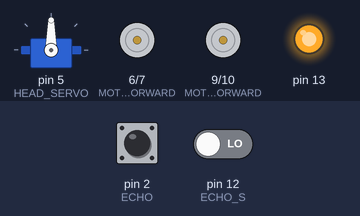
Bench run of a sketch on a simulated Arduino Uno, built with avr-gcc and run on an emulated ATmega328P. Parts: servo, motor-driver pin pairs drawn as motors (green arrow = first pin HIGH = forward, orange = second pin HIGH = backward, longer = more drive), output pins drawn as LEDs (lit = HIGH). The test bench sets the inputs (shaded band); at power-on: pin 2 (ECHO) LOW, pin 12 (ECHO_S) LOW.

Above: at 1.3 s.
1.4 s: pin 2 (ECHO) pulsed HIGH 2 times (0.12 s each, 0.3 s apart)
At 2.2 s:
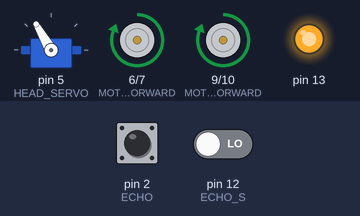
5.3 s: pin 2 (ECHO) pulsed HIGH 5 times (0.12 s each, 0.3 s apart)
At 11.5 s:
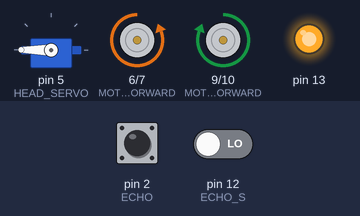
Timing chart, 0 to 17.9 s (numbered marks = the images above; inputs shaded):
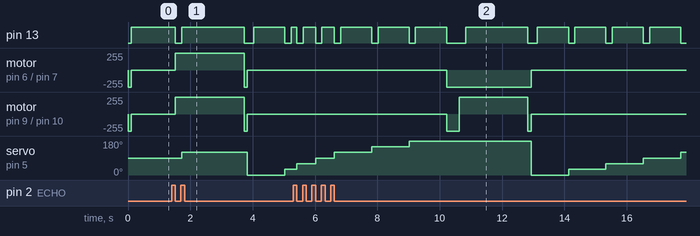

The sketch:

code_.ino
```cpp
//#include <Ultrasonic.h>
#include <Servo.h>
/* arduino atmega puente-h
     6       12      10
     7       13      15
     9       15      7
     10      16      2*/
#define MOTOR_1_FORWARD 6
#define MOTOR_1_BACK 7
#define MOTOR_2_FORWARD 9
#define MOTOR_2_BACK 10
//frente
#define TRIG 3
#define ECHO 2
//suelo
#define TRIG_S 11
#define ECHO_S 12
// el servo
#define HEAD_SERVO 5

#define OBSTRACLE_DISTANCE 17.0
#define SUELO_DISTANCE 18.0
#define TURN_DELAY 200


#define LOG false

//Ultrasonic ultrasonic(TRIG, ECHO);
Servo headServo;

int servoAngle = 90;
int angleStep = 30;

float distance = 0;

void setup()
{
  pinMode(MOTOR_1_FORWARD, OUTPUT);
  pinMode(MOTOR_1_BACK,    OUTPUT);
  pinMode(MOTOR_2_FORWARD, OUTPUT);
  pinMode(MOTOR_2_BACK,    OUTPUT);

  stopMove();

  headServo.attach(HEAD_SERVO);
  pinMode(13,OUTPUT);
  if (LOG) Serial.begin( 9600 );
}

void loop()
{
  updateHeadAngle();

  checkDistance(TRIG_S, ECHO_S);

  moove();

  delay(10);
}

void checkDistance(char trig, char pecho)
{ digitalWrite(13, HIGH);
  distance =  calcula_distance(trig, pecho);
  if (LOG) Serial.println(distance);
  digitalWrite(13,LOW);
}

void moove()
{ if (distance < SUELO_DISTANCE) {
    checkDistance(TRIG, ECHO);
    if ( distance > OBSTRACLE_DISTANCE )
    {
      if (LOG) Serial.println("FORWARD");

      goForward();
      delay(TURN_DELAY);
    } else
    {
      stopMove();
      checkObstracle();
    }
  } else {
    stopMove();
    checkObstracle();
  }
}

void checkObstracle()
{
  int obsLeft  = 0;
  int obsRight = 0;

  // Count the obstacles from left and right side
  for (servoAngle = 0; servoAngle <= 180; servoAngle += 30)
  {
    headServo.write(servoAngle);
    delay(TURN_DELAY);

    checkDistance(TRIG,ECHO);
    if (distance < OBSTRACLE_DISTANCE && servoAngle < 90) obsLeft++;
    else if (distance < OBSTRACLE_DISTANCE) obsRight++;
  }

  if (LOG) Serial.print("TURN");

  if (obsLeft && obsRight)
  {
    goBack();

    delay(TURN_DELAY * 2);

    if (obsLeft < obsRight) goLeft();
    else goRight();

    delay(TURN_DELAY);
  }
  else if (obsRight)
  {
    goLeft();

    delay(TURN_DELAY);
  }
  else if (obsLeft)
  {
    goRight();

    delay(TURN_DELAY);
  }
  else
  {
    goForward();

    delay(TURN_DELAY);
  }
}

void updateHeadAngle()
{
  headServo.write(servoAngle);

  servoAngle += angleStep;

  if (servoAngle >= 150)
  {
    servoAngle = 150;

    angleStep *= -1;
  }

  if (servoAngle <= 30)
  {
    servoAngle = 30;

    angleStep *= -1;
  }
}

void goForward()
{
  digitalWrite(MOTOR_1_FORWARD, HIGH);
  digitalWrite(MOTOR_1_BACK,    LOW);
  digitalWrite(MOTOR_2_FORWARD, HIGH);
  digitalWrite(MOTOR_2_BACK,    LOW);
}

void goBack()
{
  digitalWrite(MOTOR_1_FORWARD, LOW);
  digitalWrite(MOTOR_1_BACK,    HIGH);
  digitalWrite(MOTOR_2_FORWARD, LOW);
  digitalWrite(MOTOR_2_BACK,    HIGH);
}

void goLeft()
{
  digitalWrite(MOTOR_1_FORWARD, LOW);
  digitalWrite(MOTOR_1_BACK,    HIGH);
  digitalWrite(MOTOR_2_FORWARD, HIGH);
  digitalWrite(MOTOR_2_BACK,    LOW);
}

void goRight()
{
  digitalWrite(MOTOR_1_FORWARD, HIGH);
  digitalWrite(MOTOR_1_BACK,    LOW);
  digitalWrite(MOTOR_2_FORWARD, LOW);
  digitalWrite(MOTOR_2_BACK,    HIGH);
}

void stopMove()
{
  digitalWrite(MOTOR_1_FORWARD, LOW);
  digitalWrite(MOTOR_1_BACK,    HIGH);
  digitalWrite(MOTOR_2_FORWARD, LOW);
  digitalWrite(MOTOR_2_BACK,    HIGH);
  delay(100);
  digitalWrite(MOTOR_1_BACK, LOW);
  digitalWrite(MOTOR_2_BACK, LOW);
}
float calcula_distance(char ptrig, char pecho) {
  float duration;
  digitalWrite(ptrig, HIGH); // genera el pulso de trigger por 10us
  delay(0.02);
  digitalWrite(ptrig, LOW);
  duration = pulseIn(pecho, HIGH); // Lee el tiempo del Echo
  return (duration / 2) / 29; // calcula la distancia en centimetros
}
```
